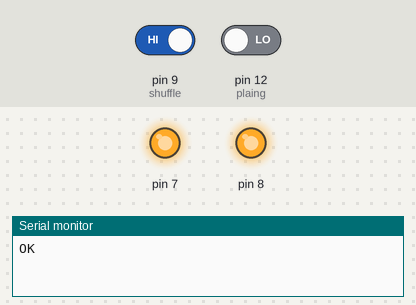
Simulated run of this sketch. Board: Arduino Uno, built with avr-gcc and run on an emulated ATmega328P. Parts: output pins drawn as LEDs (lit = HIGH), the last lines printed to the serial monitor. The test bench sets the inputs (shaded band); at power-on: pin 9 (shuffle) HIGH, pin 12 (plaing) LOW. Random numbers use the default seed unless the sketch sets one; the audio player accepts every command and is not drawn.

Above: at 1.7 s.
1.8 s: pin 9 (shuffle) driven LOW
At 3.8 s:
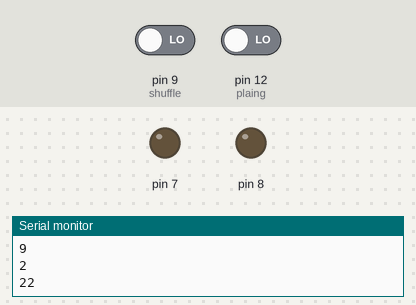
At 4.7 s:
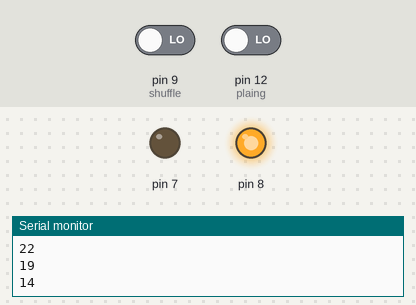
4.8 s: pin 9 (shuffle) driven HIGH
At 6.3 s:
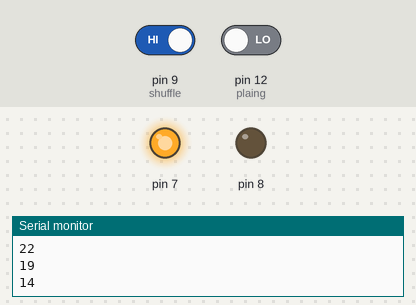
7.8 s: pin 12 (plaing) driven HIGH
Timing chart, 0 to 16.8 s (numbered marks = the images above; inputs shaded):
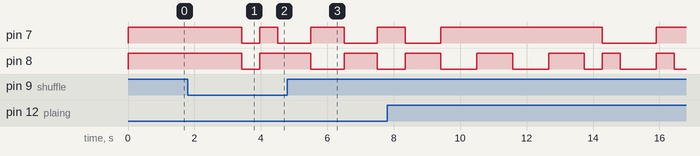

Measured:
- after the input at 1.8 s, pin 7: HIGH → LOW after 1.6 s, → HIGH 0.54 s later, → LOW 0.54 s later; pin 8: HIGH → LOW after 1.6 s, → HIGH 0.54 s later

The sketch:

Xmass_sweater.ino
```cpp
#include "SoftwareSerial.h"
#include "DFRobotDFPlayerMini.h"


// Use pins 2 and 3 to communicate with DFPlayer Mini
static const uint8_t PIN_MP3_TX = 10;  // Connects to module's RX
static const uint8_t PIN_MP3_RX = 11;  // Connects to module's TX
SoftwareSerial softwareSerial(PIN_MP3_RX, PIN_MP3_TX);

#define shuffle 9  // IR sensor connected to pin 9
#define plaing 12  // Check if player is bussy
int oldSong[5] = { 0, 0, 0, 0, 0 };
int const maxSong = 22;  // quantity of song
int const maxLight = 5;  // quantity light version

//For led light
#define ledLight 8      //led1
#define ledLight 7      //led2
long interval1 = 1000;  // interval at which to blink (milliseconds)
long interval2 = 500;
long previousMillis = 0;  // will store last time LED was updated
int ledState1 = LOW;      // ledState used to set the LED
int ledState2 = LOW;      // ledState used to set the LED
int ledRand = 1;
int ledOldRand = 0;


// Create the Player object
DFRobotDFPlayerMini player;

int random(int min, int max)  //range : [min, max]
{

  static bool first = true;
  return min + rand() % ((max + 1) - min);
}

void led() {

  unsigned long currentMillis = millis();

  switch (ledRand) {
    case 1:
      digitalWrite(8, HIGH);
      digitalWrite(7, HIGH);
      break;
    case 2:

      if (currentMillis - previousMillis > interval1) {
        // save the last time you blinked the LED
        previousMillis = currentMillis;

        // if the LED is off turn it on and vice-versa:
        if (ledState1 == LOW) {
          ledState1 = HIGH;
          ledState2 = LOW;
        } else {
          ledState1 = LOW;
          ledState2 = HIGH;
        }

        // set the LED with the ledState of the variable:
        digitalWrite(8, ledState1);
        digitalWrite(7, ledState2);
      }

      break;
    case 3:

      if (currentMillis - previousMillis > interval2) {
        // save the last time you blinked the LED
        previousMillis = currentMillis;

        // if the LED is off turn it on and vice-versa:
        if (ledState1 == LOW) {
          ledState1 = HIGH;
          ledState2 = LOW;
        } else {
          ledState1 = LOW;
          ledState2 = HIGH;
        }

        // set the LED with the ledState of the variable:
        digitalWrite(8, ledState1);
        digitalWrite(7, ledState2);
      }

      break;
    case 4:

      if (currentMillis - previousMillis > interval1) {
        // save the last time you blinked the LED
        previousMillis = currentMillis;

        // if the LED is off turn it on and vice-versa:
        if (ledState1 == LOW) {
          ledState1 = HIGH;
          ledState2 = HIGH;
          ;
        } else {
          ledState1 = LOW;
          ledState2 = LOW;
        }

        // set the LED with the ledState of the variable:
        digitalWrite(8, ledState1);
        digitalWrite(7, ledState2);
      }

      break;
    case 5:

      if (currentMillis - previousMillis > interval2) {
        // save the last time you blinked the LED
        previousMillis = currentMillis;

        // if the LED is off turn it on and vice-versa:
        if (ledState1 == LOW) {
          ledState1 = HIGH;
          ledState2 = HIGH;
          ;
        } else {
          ledState1 = LOW;
          ledState2 = LOW;
        }

        // set the LED with the ledState of the variable:
        digitalWrite(8, ledState1);
        digitalWrite(7, ledState2);
      }

      break;
  }
}
void songSelector() {

  int min = 1;
  int maxS = maxSong;
  int maxL = maxLight;

  int newSong = random(min, maxS);

  if (oldSong[0] != newSong && oldSong[1] != newSong && oldSong[2] != newSong && oldSong[3] != newSong && oldSong[4] != newSong) {
    // Set volume to maximum (0 to 30).
    player.volume(20);
    // Play the first MP3 file on the SD card
    player.play(newSong);

    for (int i = 4; i > 0; i--) {  //don't duplicate last 4 songs
      oldSong[i] = oldSong[i - 1];
    }
    oldSong[0] = newSong;

  } else {
    songSelector();
  }
  Serial.println(newSong);
  bool l = true;
  do {
    ledRand = random(min, maxL);
    if (ledRand != ledOldRand)
      l = false;
  } while (l);

  ledOldRand = ledRand;
}

void setup() {

  pinMode(9, INPUT);
  pinMode(12, INPUT);
  pinMode(8, OUTPUT);
  pinMode(7, OUTPUT);
  digitalWrite(8, HIGH);
  digitalWrite(7, HIGH);

  //CLKPR = 0x80;
  //CLKPR = 0x01;

  // Init USB serial port for debugging
  Serial.begin(9600);
  // Init serial port for DFPlayer Mini
  softwareSerial.begin(9600);

  // Start communication with DFPlayer Mini
  if (player.begin(softwareSerial)) {
    Serial.println("OK");

  } else {
    Serial.println("Connecting to DFPlayer Mini failed!");
  }
}

void loop() {

  if (digitalRead(shuffle) == 0 || digitalRead(plaing) == 1) {  //check if change song

    songSelector();
    delay(500);
  }
  led();
}
```
